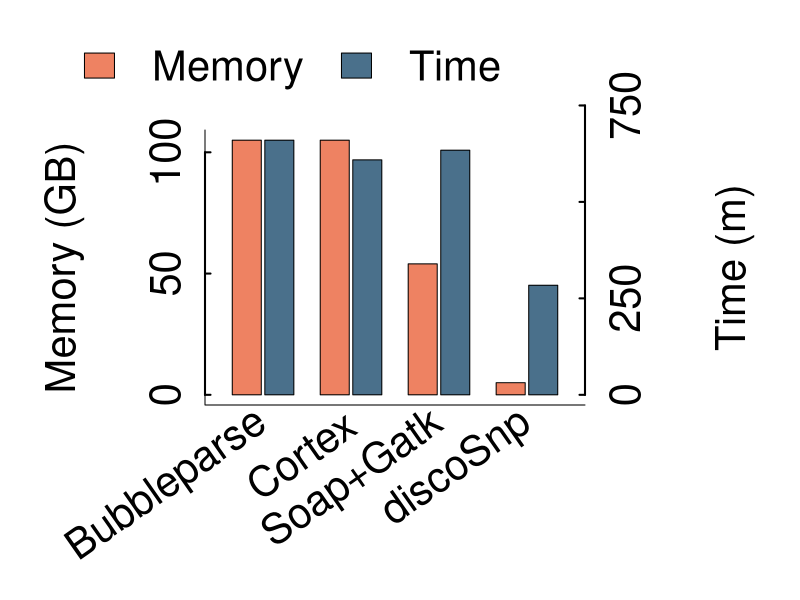
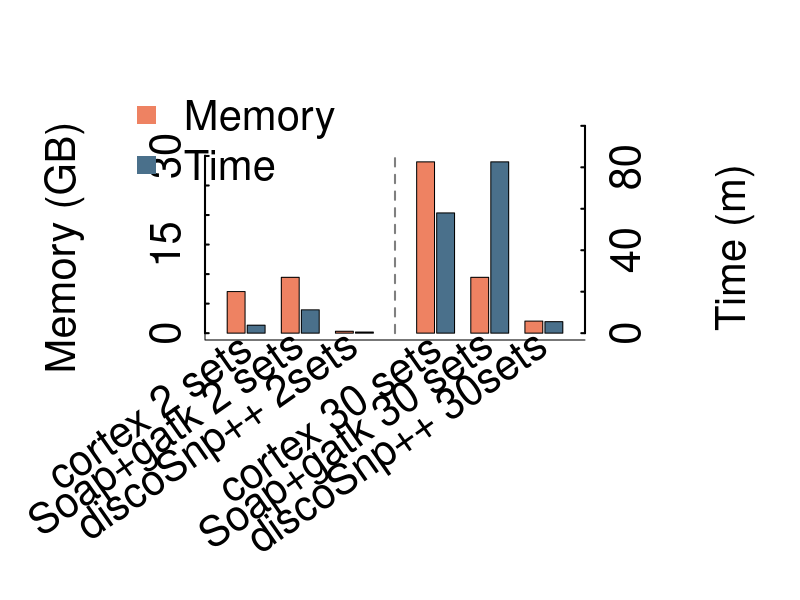

Source code (R) for these figures, in order:
perf=read.table("data_perf.tab",h=T)
perf
## 2 barplot :	
#barplot(perf$memory[perf$type=="bact"],names=perf$name[perf$type=="bact"],col="lightblue")
library(plotrix)

doubleBarPlot=function(tab){

  tab=tab[order(-tab$memory),]

  # tab$time=tab$time/60
  col=c("skyblue4","salmon2")
  max1=max(tab$memory)
  max2=max(tab$time)
  n=nrow(tab)

  timeNorm=tab$time*max1/max2
  
  x1=(1:n)-0.35
  x2=(1:n)-0.02
  x3=(1:n)+0.02
  x4=(1:n)+0.35
  
  par(mar=c(4.1, 4, 4, 4.2) + 0.1,cex=2.5,xpd=T,mgp = c(1.3, 0.3, 0))

  plot(c(0.5,n+0.5),c(0,max1),type="n",xaxt="n",yaxt="n",xlab="",ylab="",bty='l')
  rect(x1,0,x2,tab$memory,col=col[2])
  rect(x3,0,x4,timeNorm,col=col[1])

  axis(1,at=1:n,label=F,tick=F)
  text(1:n, par("usr")[3] - 3, srt = 45, adj = 1,
          labels = tab$name, xpd = TRUE)


  mem.tick=pretty(c(0,tab$memory))
  axis(2,at=mem.tick,label=mem.tick,tcl=0.5,tck=0.02,lwd=2)
  time.tick=pretty(c(0,tab$time))
  axis(4,at=time.tick*max1/max2,label=time.tick,tcl=0.5,tck=0.02,lwd=2)
  mtext("Time (m)", side=4, line=3, cex.lab=1,las=0, cex=2.5,padj=-1)
  mtext("Memory (GB)", side=2, line=3, cex.lab=1,las=0, cex=2.5, padj=1)
  legend(n+0.6,max1*1.55,legend=c("Memory","Time"),fill=c(col[2],col[1]),xjust=1,y.intersp=1.5,bty='n')
}

png(file="perf_human_article.png", width = 1024, height = 850, units = "px", pointsize = 12)
# bitmap("perf_human_article.png",type="png256",width=8,height=7,res=800)
#doubleBarPlot(perf[perf$type=="human",])
tab=perf[perf$type=="human",]
tab=tab[order(-tab$memory),]

  tab$time=tab$time/60
  col=c("skyblue4","salmon2")
  max1=max(tab$memory)
  max2=max(tab$time)
  n=nrow(tab)

  timeNorm=tab$time*max1/max2
  
  # width rectangles
  x1=(1:n)-0.35
  x2=(1:n)-0.02
  x3=(1:n)+0.02
  x4=(1:n)+0.35
  
  par(mar=c(3.8, 4, 2.5, 4.2) + 0.1,cex=2.5,xpd=T,mgp = c(1.3, 0.3, 0))

  plot(c(0.5,n+0.5),c(0,max1),type="n",xaxt="n",yaxt="n",xlab="",ylab="",bty='l')
  rect(x1,0,x2,tab$memory,col=col[2])
  rect(x3,0,x4,timeNorm,col=col[1])

  axis(1,at=1:n,label=F,tick=F)
  text(1:n, par("usr")[3] - 6, srt = 35, adj = 1,
          labels = tab$name, xpd = TRUE)


  #mem.tick=pretty(c(0,tab$memory))
mem.tick=c(0,50,100)
  axis(2,at=mem.tick,label=mem.tick,tcl=0.5,tck=0.02,lwd=2)
  #time.tick=pretty(c(0,tab$time))
time.tick=c(0,250,500,750)
  axis(4,at=time.tick*max1/max2,label=time.tick,tcl=0.5,tck=0.02,lwd=2)
  mtext("Time (m)", side=4, line=3, cex.lab=1,las=0, cex=2.5,padj=-1)
  mtext("Memory (GB)", side=2, line=3, cex.lab=1,las=0, cex=2.5, padj=1)
  legend(n+0.6,110,legend=c("Memory","Time"),fill=c(col[2],col[1]),xjust=1,yjust=0,y.intersp=1.5,bty='n',horiz=T)
dev.off()

png(file="perf_bact_article.png", width = 1024, height = 850, units = "px", pointsize = 12)
# bitmap("perf_bact_article.png",type="png256",width=10,height=11,res=800)
tab=perf[perf$type=="bact",]
tab=tab[c(3,5,1,4,6,2),]
tab

  tab$time=tab$time/60
  col=c("skyblue4","salmon2")
  max1=max(tab$memory)
  max2=max(tab$time)
  n=nrow(tab)
  

  timeNorm=tab$time*max1/max2
  
  # width rectangles
s=c(1,2,3,4.5,5.5,6.5)
  x1=s-0.35
  x2=s-0.02
  x3=s+0.02
  x4=s+0.35
  
  par(mar=c(5.1, 4, 3, 4.2) + 0.1,cex=2.5,xpd=T,mgp = c(1.3, 0.3, 0))

  plot(c(0.5,tail(s,1)+0.5),c(0,max1),type="n",xaxt="n",yaxt="n",xlab="",ylab="",bty='l')
  rect(x1,0,x2,tab$memory,col=col[2])
  rect(x3,0,x4,timeNorm,col=col[1])

  axis(1,at=s,label=F,tick=F)
  text(s, par("usr")[3] - 0.5, srt = 35, adj = 1, labels = tab$name, xpd = TRUE)

#segments(x4[2]+0.15,0,x4[2]+0.15,10,col="grey50",lty=2,lwd=2)
segments(3.75,0,3.75,30,col="grey50",lty=2,lwd=2)

  mem.tick=pretty(c(0,tab$memory))
  axis(2,at=mem.tick,label=mem.tick,tcl=0.5,tck=0.02,lwd=2)
  time.tick=pretty(c(0,tab$time))
# time.tick=seq(0,250,by=50)
  axis(4,at=time.tick*max1/max2,label=time.tick,tcl=0.5,tck=0.02,lwd=2)
  mtext("Time (m)", side=4, line=3, cex.lab=1,las=0, cex=2.5,padj=-1)
  mtext("Memory (GB)", side=2, line=3, cex.lab=1,las=0, cex=2.5, padj=1)
 # legend(tail(s,1)+1,49,legend=c("Memory","Time"),fill=c(col[2],col[1]),xjust=1,yjust=0,bty='n',horiz=T)
legend(s[3],20,legend=c("Memory","Time"),col=c(col[2],col[1]),xjust=1,yjust=0,bty='n',horiz=F, pch=c(15,15))
dev.off()

